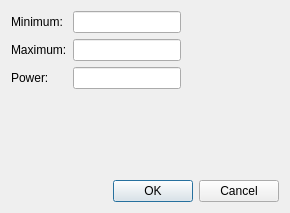
<?xml version="1.0" encoding="UTF-8"?>
<ui version="4.0">
 <class>ModalDisplayRangeDialog</class>
 <widget class="QDialog" name="ModalDisplayRangeDialog">
  <property name="geometry">
   <rect>
    <x>0</x>
    <y>0</y>
    <width>290</width>
    <height>213</height>
   </rect>
  </property>
  <property name="windowTitle">
   <string>Dialog</string>
  </property>
  <layout class="QVBoxLayout" name="verticalLayout">
   <item>
    <layout class="QHBoxLayout" name="horizontalLayout">
     <item>
      <layout class="QGridLayout" name="gridLayout">
       <item row="0" column="0">
        <widget class="QLabel" name="label">
         <property name="text">
          <string>Minimum:</string>
         </property>
        </widget>
       </item>
       <item row="0" column="1">
        <widget class="QLineEdit" name="leMinimum"/>
       </item>
       <item row="1" column="0">
        <widget class="QLabel" name="label_2">
         <property name="text">
          <string>Maximum:</string>
         </property>
        </widget>
       </item>
       <item row="1" column="1">
        <widget class="QLineEdit" name="leMaximum"/>
       </item>
       <item row="2" column="0">
        <widget class="QLabel" name="label_3">
         <property name="text">
          <string>Power:</string>
         </property>
        </widget>
       </item>
       <item row="2" column="1">
        <widget class="QLineEdit" name="lePower"/>
       </item>
      </layout>
     </item>
     <item>
      <spacer name="horizontalSpacer">
       <property name="orientation">
        <enum>Qt::Horizontal</enum>
       </property>
       <property name="sizeHint" stdset="0">
        <size>
         <width>40</width>
         <height>20</height>
        </size>
       </property>
      </spacer>
     </item>
    </layout>
   </item>
   <item>
    <spacer name="verticalSpacer">
     <property name="orientation">
      <enum>Qt::Vertical</enum>
     </property>
     <property name="sizeHint" stdset="0">
      <size>
       <width>20</width>
       <height>40</height>
      </size>
     </property>
    </spacer>
   </item>
   <item>
    <widget class="QDialogButtonBox" name="buttonBox">
     <property name="orientation">
      <enum>Qt::Horizontal</enum>
     </property>
     <property name="standardButtons">
      <set>QDialogButtonBox::Cancel|QDialogButtonBox::Ok</set>
     </property>
    </widget>
   </item>
  </layout>
 </widget>
 <resources/>
 <connections>
  <connection>
   <sender>buttonBox</sender>
   <signal>accepted()</signal>
   <receiver>ModalDisplayRangeDialog</receiver>
   <slot>accept()</slot>
   <hints>
    <hint type="sourcelabel">
     <x>248</x>
     <y>254</y>
    </hint>
    <hint type="destinationlabel">
     <x>157</x>
     <y>274</y>
    </hint>
   </hints>
  </connection>
  <connection>
   <sender>buttonBox</sender>
   <signal>rejected()</signal>
   <receiver>ModalDisplayRangeDialog</receiver>
   <slot>reject()</slot>
   <hints>
    <hint type="sourcelabel">
     <x>316</x>
     <y>260</y>
    </hint>
    <hint type="destinationlabel">
     <x>286</x>
     <y>274</y>
    </hint>
   </hints>
  </connection>
 </connections>
</ui>
